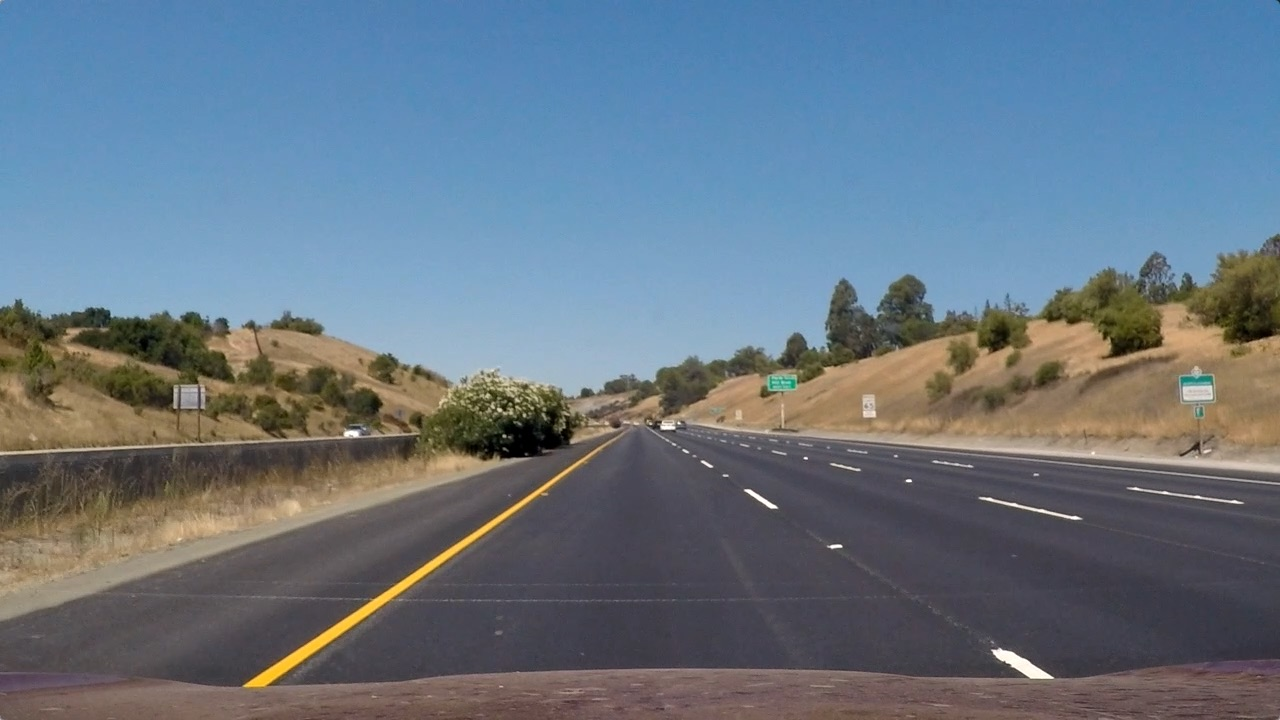
#> input picture test_images/straight_lines1.jpg, 1280 x 720 px, found by its file name
$ jupyter execute --allow-errors Lane_detection_steps.ipynb   (shell and % lines are left out)
#> lines starting #> are read from the running program, lines starting #| are printed output that depends on the picture
[cell 1]
# Inverse perspective mapping
import matplotlib.pyplot as plt
import matplotlib.image as mpimg
import numpy as np
import cv2
import glob
import time
import os
import logging
import argparse
import sys
import math
import imageio
from moviepy.editor import VideoFileClip
#imageio.plugins.ffmpeg.download()

#path = glob.glob('./'+'test_images'+'/'+'test6.jpg')
path = '/Users/enterprise/Dev/Git/Lane-Detection/test_images/straight_lines1.jpg'

orig_img = mpimg.imread(path)
#> orig_img is the input picture: shape (720, 1280, 3); mean R, G, B 103.2, 117.7, 131.2
plt.imshow(orig_img)
#printing out some stats and plotting
img_size = orig_img.shape
#> img_size = (720, 1280, 3)
print('This image is:', type(orig_img), 'with dimesions:', img_size)
#| This image is: <class 'numpy.ndarray'> with dimesions: (720, 1280, 3)

PREV_LEFT_SLOPE = 0
PREV_RIGHT_SLOPE = 0
PREV_LEFT_POINTS = [0,0,0]
PREV_RIGHT_POINTS = [0,0,0]

[cell 2]
def camera_cal(folder,file,pattern_x,pattern_y,square_size):

    # pattern_x = 10
    # pattern_y = 7
    # square_size = 1

#> called with folder = 'camera_cal', file = 'calibration', pattern_x = 10, pattern_y = 7, square_size = 1
    pattern_size = (pattern_x -1, pattern_y - 1)
    pattern_points = np.zeros((np.prod(pattern_size), 3), np.float32)
    pattern_points[:, :2] = np.indices(pattern_size).T.reshape(-1, 2)
    pattern_points *= square_size

    obj_points = []
    img_points = []
    h, w = 0, 0
    img_names_undistort = []

    # create image list
    images = glob.glob('./'+folder+'/'+file+'*'+'.jpg')
    out_path = glob.glob('./'+folder+'/')
    out = False

    for fn in images:
        #print('processing %s... ' % fn, end='')
        img = cv2.imread(fn)
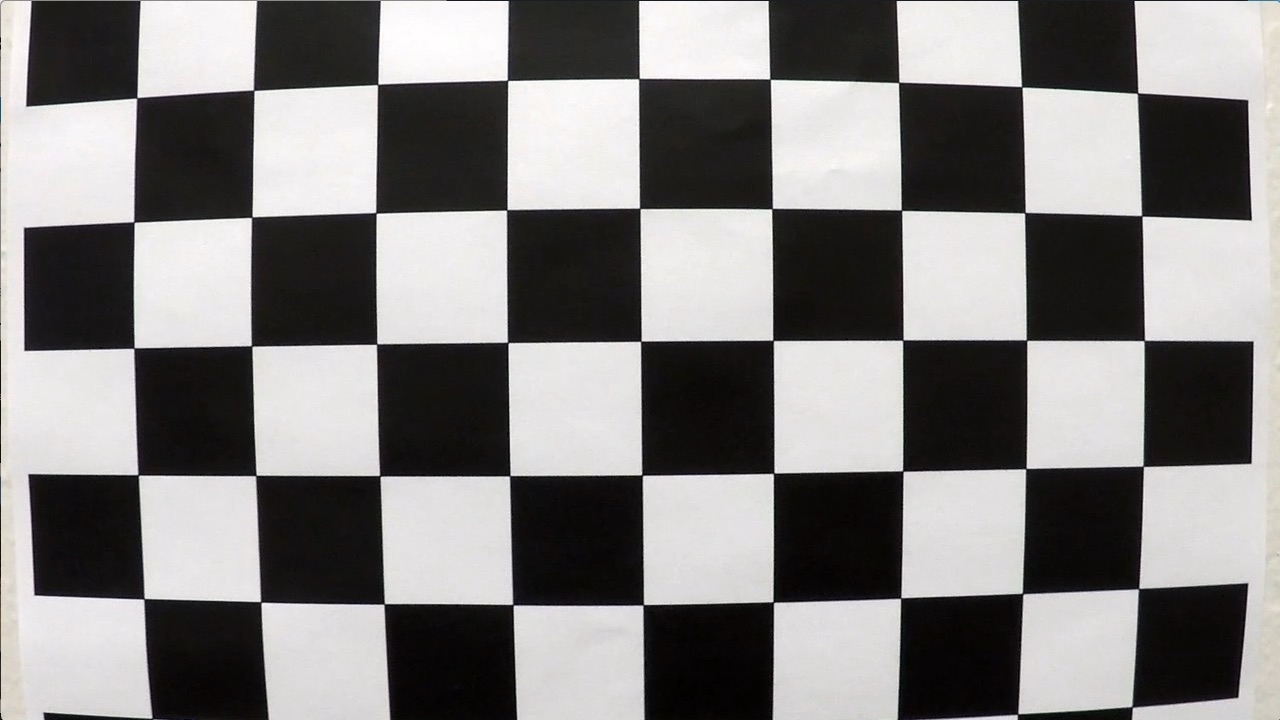
#> input picture camera_cal/calibration1.jpg, 1280 x 720 px
#> img is the input picture: shape (720, 1280, 3); mean B, G, R 127.8, 128.4, 130.1
        if img is None:
            #print("Failed to load", fn)
            continue
        h, w = img.shape[:2]
#> h = 720; w = 1280
        gray = cv2.cvtColor(img,cv2.COLOR_BGR2GRAY)

        ret, corners = cv2.findChessboardCorners(gray, pattern_size)
#> ret = False; corners = None
        if ret:
            term = (cv2.TERM_CRITERIA_EPS + cv2.TERM_CRITERIA_COUNT, 30, 0.1)
            cv2.cornerSubPix(gray, corners, (5, 5), (-1, -1), term)
            img_points.append(corners)
            #.reshape(-1, 2)
            obj_points.append(pattern_points)

        if out:
            cv2.drawChessboardCorners(vis, pattern_size, corners, found)
            outfile = glog.glob(out_path+file+'_chess.png')
            cv2.imwrite(outfile, vis)
            if found:
                img_names_undistort.append(outfile)
        if not ret:
            #print('chessboard not found')
            continue

    #print('ok')

    # calculate camera distortion
    rms, camera_matrix, dist_coefs, rvecs, tvecs = cv2.calibrateCamera(obj_points, img_points, (w, h), None, None)

    # [4 lines of commented-out code are left out]

    return(camera_matrix,dist_coefs)

def undistort_1(image, camera_matrix, dist_coefs):
    image = cv2.undistort(image,camera_matrix,dist_coefs)
    return(image)

def undistort_2(image,camera_matrix, dist_coefs):
    h,w =image.shape[:2]
    newcameramtx, roi = cv2.getOptimalNewCameraMatrix(camera_matrix, dist_coefs, (w, h), 1, (w, h))
    undst = cv2.undistort(image, camera_matrix, dist_coefs, None, newcameramtx)
    x, y, w, h = roi
    undst = undst[y:y+h, x:x+w]
    return(undst)

[cell 3]
# CALL CAMERA CALIBRATION FUNCTION
camera_matrix, dist_coefs = camera_cal('camera_cal','calibration',10,7,1)

[cell 4]
# TEST DISTORTION CORRECTION

distorted_image = mpimg.imread("./camera_cal/calibration2.jpg")
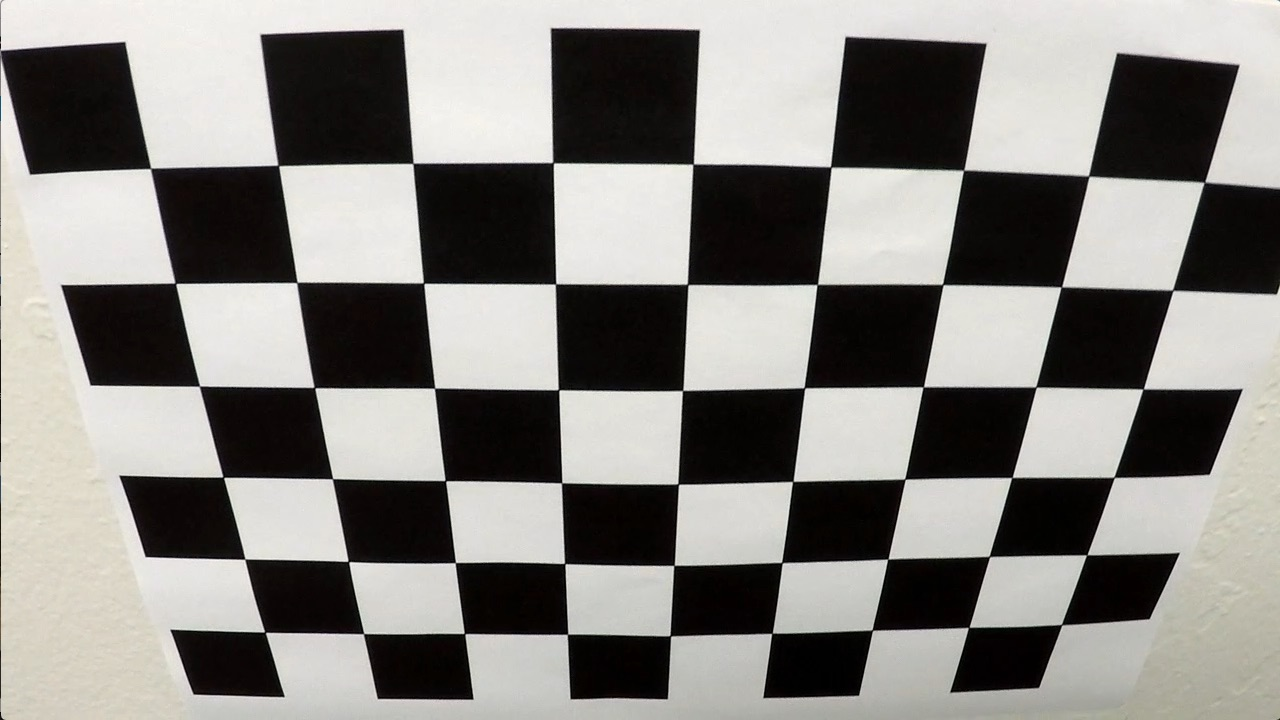
#> input picture camera_cal/calibration2.jpg, 1280 x 720 px, found by its file name
#> distorted_image is the input picture: shape (720, 1280, 3); mean R, G, B 134.4, 132.4, 128.5
corrected1 = undistort_1(distorted_image, camera_matrix, dist_coefs)
corrected2 = undistort_2(distorted_image, camera_matrix, dist_coefs)


f, ((ax1, ax2, ax3)) = plt.subplots(1, 3, figsize=(12, 18))
ax1.imshow(distorted_image)
ax1.set_title('Original', fontsize=12)
ax2.imshow(corrected1)
ax2.set_title('Undistorted_1', fontsize=12)
ax3.imshow(corrected2)
ax3.set_title('Undistorted_2', fontsize=12)

[cell 5]
corrected1 = undistort_1(orig_img, camera_matrix, dist_coefs)
corrected2 = undistort_2(orig_img, camera_matrix, dist_coefs)


f, ((ax1, ax2)) = plt.subplots(1, 2, figsize=(12, 18))
ax1.imshow(orig_img)
ax1.set_title('Original', fontsize=12)
ax2.imshow(corrected1)
ax2.set_title('Undistorted_1', fontsize=12)

[cell 6]
f, ((ax1, ax2)) = plt.subplots(1, 2, figsize=(12, 18))
ax1.imshow(orig_img)
ax1.set_title('Original', fontsize=12)
ax2.imshow(corrected2)
ax3.set_title('Undistorted_2', fontsize=12)

[cell 7]
def warper(image, src, dst):

    # Compute and apply perpective transform
    img_size = (image.shape[1], image.shape[0])
#> img_size = (1280, 720)
    M = cv2.getPerspectiveTransform(src, dst)
    warped = cv2.warpPerspective(image, M, img_size, flags=cv2.INTER_NEAREST)  # keep same size as input image

    return warped

[cell 8]
# Inverse Perspective Mappting
'''
Need more information
src = np.float32(
     [[(img_size[0] / 2) - 55, img_size[1] / 2 + 100],
     [((img_size[0] / 6) - 10), img_size[1]],
     [(img_size[0] * 5 / 6) + 60, img_size[1]],
     [(img_size[0] / 2 + 55), img_size[1] / 2 + 100]])

dst = np.float32(
     [[(img_size[0] / 4), 0],
     [(img_size[0] / 4), img_size[1]],
     [(img_size[0] * 3 / 4), img_size[1]],
     [(img_size[0] * 3 / 4), 0]])
 '''
'''
src = np.float32([[500, 500],[250,675],[1000, 675],[775, 500]])

dst = np.float32(
     [[(img_size[0] / 4), 0],
     [(img_size[0] / 4), img_size[1]],
     [(img_size[0] * 3 / 4), img_size[1]],
     [(img_size[0] * 3 / 4), 0]])

## show points in the original image
# points = np.array([[500,500],[775,500],[1000,675],[250,675]])
# cv2.polylines(img, np.int32([points]), 1, (0,0,255))
# plt.imshow(img)
'''


src =  np.float32([[250,700],[1200,700],[550,450],[750,450]])
dst = np.float32([[250,700],[1200,700],[300,50],[1000,50]])

frm = warper(corrected1,src,dst)
plt.imshow(frm)

[cell 9]
# [9 lines left out: function illuminationHSV, not called in this run]

[cell 10]
def pre_process_canny(image):
    """
    Takes in an image and uses Canny Edge Detection
    """
    # PARAMETERS
    imshape = image.shape
#> imshape = (720, 1280, 3)
    kernel_size = 3
    sigma_x = 2
    sigma_y = 2
    low_canny_threshold = 25
    high_canny_threshold = low_canny_threshold * 3

    """
    # Adaptive Biateral Filter:

    image2 = cv2.adaptiveBilateralFilter(image,ksize=(5,5),sigmaSpace=2)

    # Equalize the histogram to account for better contrast in the images.

    image2 = cv2.equalizeHist(image2);

    # Apply Canny Edge Detector to detect the edges in the image.

    bin_img = cv2.Canny(image2,30,60,apertureSize = 3)

    """

    # GRAYSCALE
    gray = cv2.cvtColor(image, cv2.COLOR_BGR2GRAY)


    # Equalize the histogram to account for better contrast in the images.
    # hist = cv2.equalizeHist(gray);

    #gray = illuminationHSV(image)

    # GAUSSIAN BLUR
    blur = cv2.GaussianBlur(gray, (kernel_size, kernel_size), sigma_x, sigma_y)

    # CANNY EDGES
    canny_edges = cv2.Canny(blur, low_canny_threshold, high_canny_threshold)
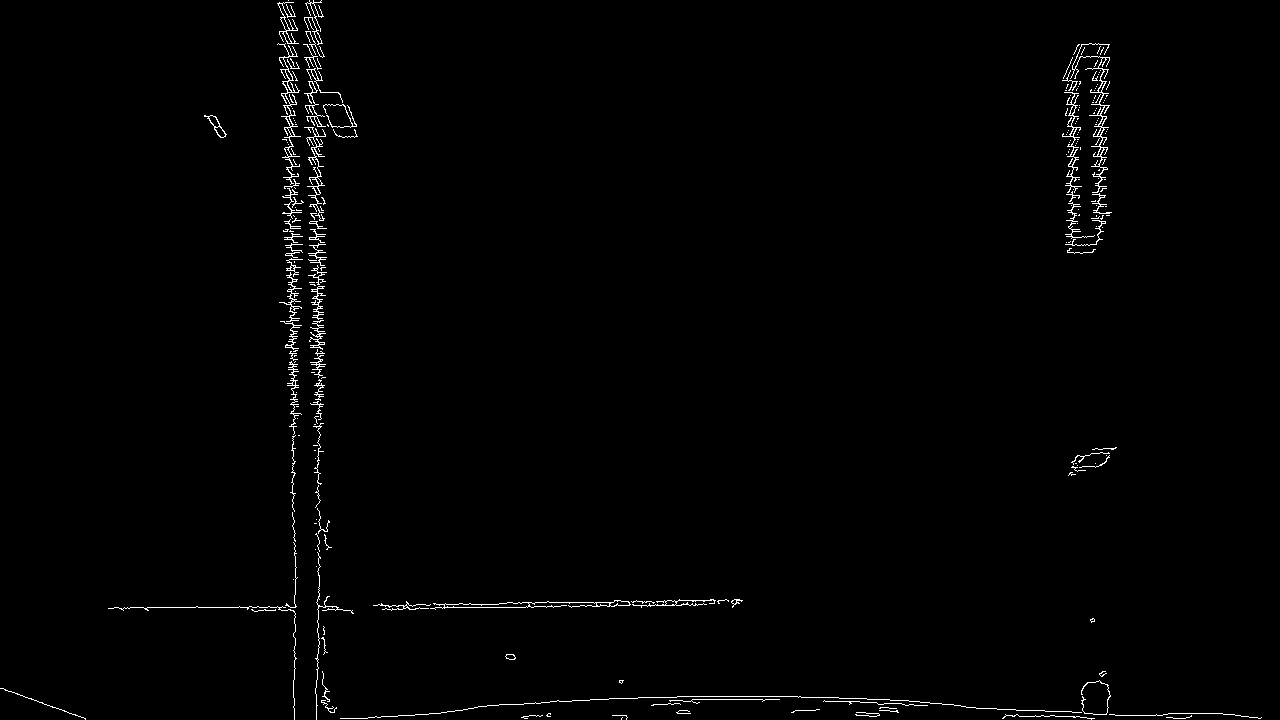
#> canny_edges: shape (720, 1280); 1.1% white in thin lines or dots

    return canny_edges

[cell 11]
#can_frm = pre_process_canny(undst)
#plt.imshow(can_frm,cmap='Greys_r')

[cell 12]
# [42 lines left out: function roi_mask, not called in this run]

#> (a cell that did not finish here is left out)

[cell 14]
# line detection

def line_detect(roi_frm, prob_hough= True):

#> called with prob_hough = True
    h,w = roi_frm.shape   # height and width in pixels
#> h = 720; w = 1280

    rho = 1             # distance resolution in pixels of the Hough grid
    theta = 1*np.pi/180 # angular resolution in radians of the Hough grid
    hough_threshold = 30      # minimum number of votes (intersections in Hough grid cell)
    min_line_length = 20#minimum number of pixels making up a line
    max_line_gap = 5    # maximum gap in pixels between connectable line segments
    line_image = np.copy(orig_img)*0 # creating a blank to draw lines on
#> line_image: shape (720, 1280, 3); every value is 0

    print(line_image.shape)
#| (720, 1280, 3)


    # Run Probabilistic Hough Transform to extract line segments from Binary image.
    lines = cv2.HoughLinesP(roi_frm,rho,theta,hough_threshold,min_line_length,max_line_gap)

    print('%d lines detect ...' % lines.shape[0],end='')
#> (printed output is left out)

    y_max = h-70
#> y_max = 650
    y_min = 11*h/18
#> y_min = 440

    global PREV_LEFT_SLOPE, PREV_RIGHT_SLOPE, PREV_LEFT_POINTS, PREV_RIGHT_POINTS

    # DECLARE VARIABLES
    prev_weight = 0.9

    r_XY_arr = []
    r_Y_arr = []
    r_X_arr = []
    r_Slope_arr = []

    l_XY_arr = []
    l_Y_arr = []
    l_X_arr = []
    l_Slope_arr = []


    print(' processing ...',end='')
    # Loop for every single line detected by Hough Transform

    for line in lines:
        for x1,y1,x2,y2 in line:
            dx = x2 - x1
            dy = y2 - y1
            slope, yint = np.polyfit((x1, x2), (y1, y2), 1)
            theta = np.abs(np.arctan2((y2-y1), (x2-x1)))
            angle = theta * (180/np.pi)
            #angle = np.arctan2(np.array(y2-y1,dtype=np.float32),np.array(x2-x1,dtype=np.float32)) * (180/np.pi)


            if abs(angle)>20:         #for removing horizontal lines
                cv2.line(line_image,(x1,y1),(x2,y2),(0,255,0),2)
                # Right lane marking -> positive slope and in right half of the frame
                # Remove slope since this is not required now
                if x1 > 0.4*w and x2 > 0.4*w:
                    r_Y_arr.extend([y1,y2])
                    r_X_arr.extend([x1,x2])
                    #r_XY_arr = np.append(r_XY_arr,[[x1,x2],[y1,y2]],1)
                    r_Slope_arr.append(slope)
                    cv2.line(line_image,(x1,y1),(x2,y2),(0,255,0),2)
                # left lane marking -> negative slope and in left half of the frame
                # removed slope
                elif x1 < 0.6*w and x2 < 0.6*w:
                    l_Y_arr.extend([y1,y2])
                    l_X_arr.extend([x1,x2])
                    #l_XY_arr = np.append(l_XY_arr,[[x1,x2],[y1,y2]],1)
                    l_Slope_arr.append(slope)
                    cv2.line(line_image,(x1,y1),(x2,y2),(0,255,0),2)
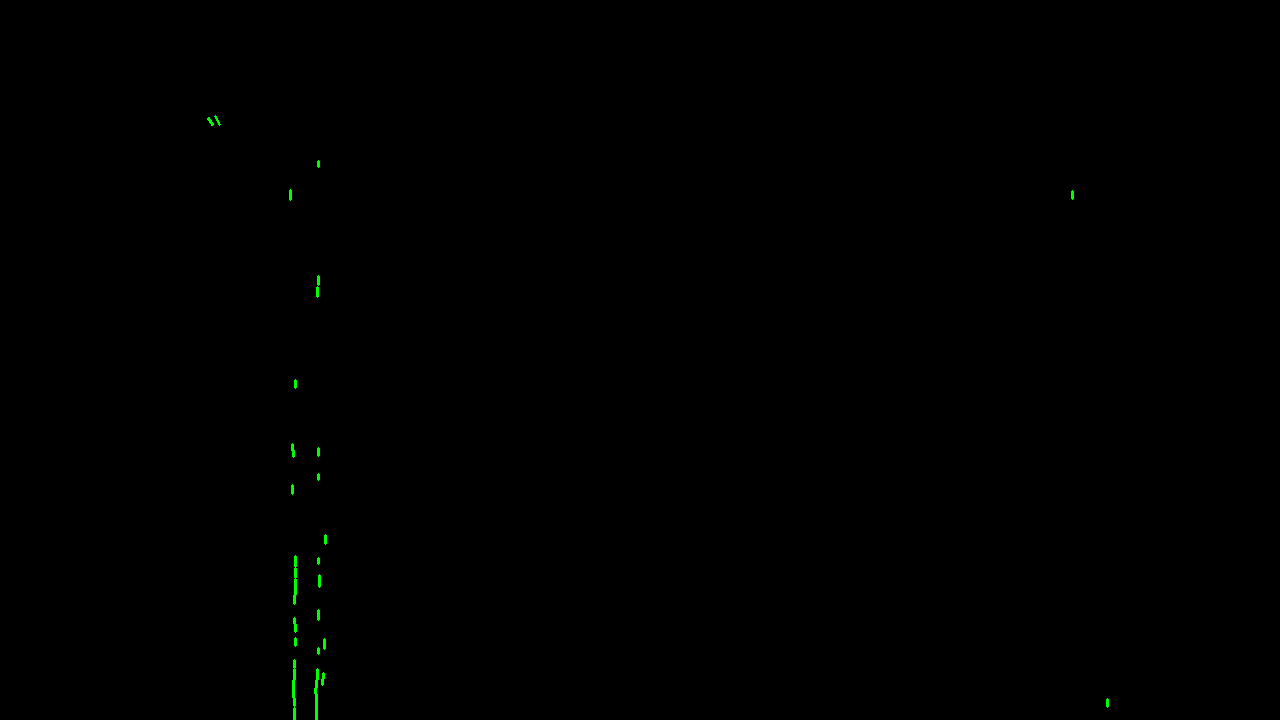
#> line_image: shape (720, 1280, 3); mean R, G, B 0, 0.3, 0

    r_XY_arr = np.array((r_X_arr, r_Y_arr))
    l_XY_arr = np.array((l_X_arr, l_Y_arr))

    data_lanes = np.array((l_Slope_arr,r_Slope_arr,l_XY_arr,r_XY_arr))

    # DRAW RIGHT LANE LINE
    if r_Y_arr:
        r_ind = r_Y_arr.index(min(r_Y_arr))
        r_x1 = r_X_arr[r_ind]
        r_y1 = r_Y_arr[r_ind]
        r_slope = np.median(r_Slope_arr)

        #UPDATE SLOPE
        if PREV_RIGHT_SLOPE !=0:
            r_slope = r_slope + (PREV_RIGHT_SLOPE - r_slope) * prev_weight

        r_x2 = int(r_x1 + (y_max - r_y1) / r_slope)

        # UPDATE REST OF THE COORDINATES
        if PREV_RIGHT_SLOPE !=0:
            r_x1 = int(r_x1 + (PREV_RIGHT_POINTS[0] - r_x1) * prev_weight)
            r_y1 = int(r_y1 + (PREV_RIGHT_POINTS[1] - r_y1) * prev_weight)
            r_x2 = int(r_x2 + (PREV_RIGHT_POINTS[2] - r_x2) * prev_weight)

        PREV_RIGHT_SLOPE = r_slope
        PREV_RIGHT_POINTS = [r_x1, r_y1, r_x2]
        print('Right',r_x1, r_y1, r_x2, y_max)
        cv2.line(line_image, (r_x1, r_y1), (r_x2, y_max), (255,255,255), 5)


    # DRAW LEFT LANE LINE
    if l_Y_arr:
        #l_ind = l_Y_arr.index(min(l_Y_arr))
        l_ind = l_X_arr.index(max(l_X_arr))
        l_x1 = l_X_arr[l_ind]
        l_y1 = l_Y_arr[l_ind]
        l_slope = np.median(l_Slope_arr)
        print(l_slope)
        print(l_x1,l_y1)
        if PREV_LEFT_SLOPE !=0:
            print('ok1')
            l_slope = l_slope + (PREV_LEFT_SLOPE - l_slope) * prev_weight

        l_x2 = int(l_x1 + (y_max - l_y1) / l_slope)
        print(l_x2)

        if PREV_LEFT_SLOPE !=0:
            print('ok2')
            l_x1 = int(l_x1 + (PREV_LEFT_POINTS[0] - l_x1) * prev_weight)
            l_y1 = int(l_y1 + (PREV_LEFT_POINTS[1] - l_y1) * prev_weight)
            l_x2 = int(l_x2 + (PREV_LEFT_POINTS[2] - l_x2) * prev_weight)

        PREV_LEFT_SLOPE = l_slope
        PREV_LEFT_POINTS = [l_x1, l_y1, l_x2]
        print('Left' ,l_x1, l_y1, l_x2, y_max)
        cv2.line(line_image, (l_x1, l_y1), (l_x2, y_max), (255,255,0), 5)

    return(line_image,data_lanes)
